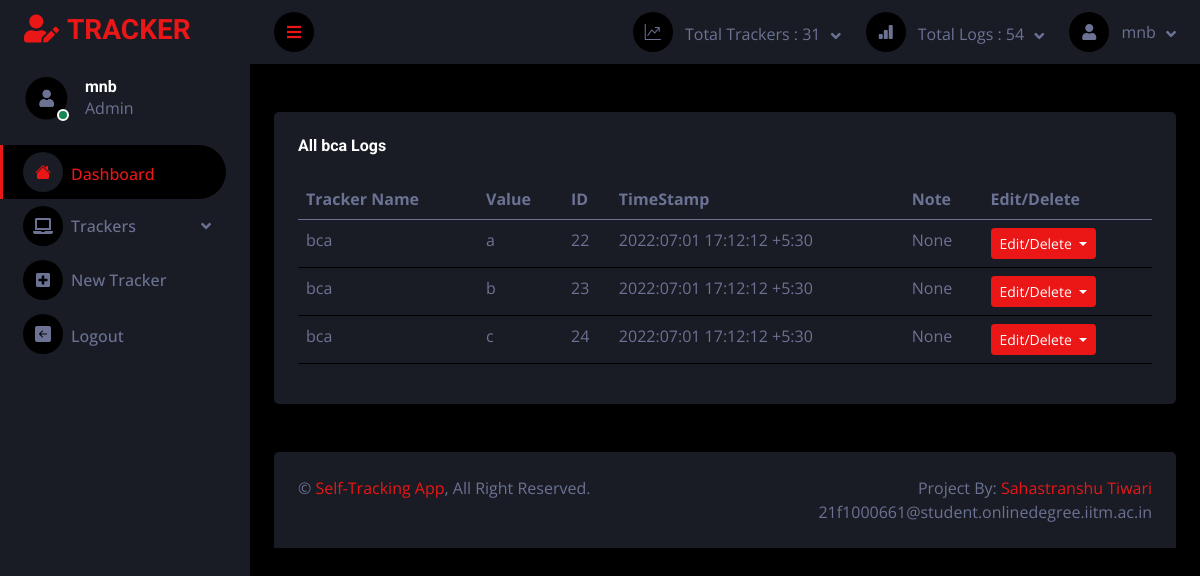
Page /showAllLogs/16 (signed in) on the committed database.
### app.py (models this page shows)
class User( db.Model, UserMixin):
    id =db.Column(db.Integer, primary_key=True)
    email=db.Column(db.String(150),unique=True)
    password=db.Column(db.String(150),nullable=False)
    name=db.Column(db.String(150),nullable=False)
    trackers=db.relationship('Tracker')
    logs=db.relationship('Log')

class Tracker(db.Model):
    id =db.Column(db.Integer, primary_key=True)
    name=db.Column(db.String(150),nullable=False)
    description=db.Column(db.String(25000))
    type=db.Column(db.String(150),nullable=False)
    settings=db.Column(db.String(15000))
    user_id=db.Column(db.Integer,db.ForeignKey('user.id'))
    logs=db.relationship('Log',cascade="all, delete")

class Log(db.Model):
    id =db.Column(db.Integer, primary_key=True)
    value=db.Column(db.String(150),nullable=False)
    note=db.Column(db.String(25000))
    time=db.Column(db.String(150),default=datetime.now().strftime('%Y-%m-%dT%H:%M:%S %Z %z'))
    user_id=db.Column(db.Integer,db.ForeignKey('user.id'))
    tracker_id=db.Column(db.Integer,db.ForeignKey('tracker.id'))

### app.py (the view)
@app.route("/showAllLogs/<int:id>")
def showAllLogsT(id):
    curr_tkr=Tracker.query.filter_by(id=id).first()
    return render_template('showAll.html',user=current_user,tkr=curr_tkr)

### app.py (called while the page is built)
@login_manager.user_loader
def load_user(id):
    return User.query.get(int(id))

### templates/showAll.html (shortened to what this page needs)
{% extends 'base.html' %}
{% block body %}
{% if tkr==-1 %}
<div class="container-fluid pt-4 px-4">
    <div class="bg-secondary rounded h-100 p-4">
        <div class="d-flex align-items-center justify-content-between mb-4">
            <h6 class="mb-0">All Trackers</h6>
        </div>
        <table class="table text-start align-middle table-bordered table-hover mb-0">
            <thead>
                <tr class="text-white">
                    <th scope="col">Name</th>
                    <th scope="col">ID</th>
                    <th scope="col">Type</th>
                    <th scope="col">Description</th>
                    <th scope="col">Details</th>
                </tr>
            </thead>
            <tbody>
                {% for tracker in user.trackers %}
                <tr>
                    <td>{{tracker.name}}</td>
                    <td>{{tracker.id}}</td>
                    <td>{{tracker.type}}</td>
                    <td>{{tracker.description}}</td>
                    <td><a class="btn btn-sm btn-primary" href="/tracker/{{tracker.id}}">Detail</a></td>
                </tr>
                {% endfor %}
            </tbody>
        </table>
    </div>
</div>
{% else %}
<div class="container-fluid pt-5 px-4">
    <div class="row g-4">
      <div class="col-12">
        <div class="bg-secondary rounded h-100 p-4">
          <div class="d-flex align-items-center justify-content-between mb-4">
            <h6 class="mb-0">All {{tkr.name}} Logs</h6>
          </div>
          <div class="table">
            <table class="table">
              <thead>
                <tr>
                  <th scope="col">Tracker Name</th>
                  <th scope="col">Value</th>
                  <th scope="col">ID</th>
                  <th scope="col">TimeStamp</th>
                  <th scope="col">Note</th>
                  <th scope="col">Edit/Delete</th>
                </tr>
              </thead>
              <tbody>
                {% for log in tkr.logs %}
                <tr>
                  <td>{{tkr.name}}</td>
                  <td>{{log.value}}</td>
                  <td>{{log.id}}</td>
                  <td>{{log.time}}</td>
                  <td>{{log.note}}</td>
                  <td>
                    <div class="btn-group">
                      <button type="button" class="btn btn-sm btn-primary dropdown-toggle" data-bs-toggle="dropdown"
                        aria-haspopup="true" aria-expanded="false">
                        Edit/Delete
                      </button>
                    </div>
                  </td>
                </tr>
                {% endfor %}
              </tbody>
            </table>
          </div>
        </div>
      </div>
    </div>
  </div>
{% endif %}
{% endblock body %}

### templates/base.html (shortened to what this page needs)
<!DOCTYPE html>
<html lang="en">
<head>
  <link href="https://cdnjs.cloudflare.com/ajax/libs/font-awesome/5.10.0/css/all.min.css" rel="stylesheet">
  <link href="https://cdn.jsdelivr.net/npm/bootstrap-icons@1.4.1/font/bootstrap-icons.css" rel="stylesheet">
  <link href="/static/lib/tempusdominus/css/tempusdominus-bootstrap-4.min.css" rel="stylesheet" />
  <link href="/static/css/bootstrap.min.css" rel="stylesheet">
  <link href="/static/css/style.css" rel="stylesheet">
</head>
<body>
  <div class="container-fluid position-relative d-flex p-0">
    <div class="sidebar pe-4 pb-3">
      <nav class="navbar bg-secondary navbar-dark">
        <a href="/" class="navbar-brand mx-4 mb-3">
          <h3 class="text-primary"><i class="fa fa-user-edit me-2"></i>TRACKER</h3>
        </a>
        <div class="d-flex align-items-center ms-4 mb-4">
          <div class="position-relative">
            <img class="rounded-circle" src="/static/img/zxc.jpg" alt="" style="width: 45px; height: 45px;">
            <div class="bg-success rounded-circle border border-2 border-white position-absolute end-0 bottom-0 p-1">
            </div>
          </div>
          <div class="ms-3">
            <h6 class="mb-0">{{user.name}}</h6>
            <span>Admin</span>
          </div>
        </div>
        <div class="navbar-nav w-100">
          <a href="/" class="nav-item nav-link active"><i class="bi bi-house-fill me-2"></i>Dashboard</a>
          <div class="nav-item dropdown">
            <a href="#" class="nav-link dropdown-toggle" data-bs-toggle="dropdown"><i
                class="fa fa-laptop me-2"></i>Trackers</a>
          </div>
          <a href='/addTracker' class="nav-item nav-link"><i class="fa fa-plus-square me-2"></i>New Tracker</a>
          <a href="/signout" class="nav-item nav-link"><i class="bi bi-arrow-left-square-fill me-2"></i>Logout</a>
        </div>
      </nav>
    </div>
    <div class="content">
      <nav class="navbar navbar-expand bg-secondary navbar-dark sticky-top px-4 py-0">
        <a href="#" class="sidebar-toggler flex-shrink-0">
          <i class="fa fa-bars"></i>
        </a>
        <div class="navbar-nav align-items-center ms-auto">
          <div class="nav-item dropdown">
            <a href="#" class="nav-link dropdown-toggle" data-bs-toggle="dropdown">
              <i class="bi bi-graph-up me-lg-2"></i>
              <span class="d-none d-lg-inline-flex">Total Trackers : {{user.trackers|count}}</span>
            </a>
          </div>
          <div class="nav-item dropdown">
            <a href="#" class="nav-link dropdown-toggle" data-bs-toggle="dropdown">
              <i class="bi bi-bar-chart-fill me-lg-2"></i>
              <span class="d-none d-lg-inline-flex">Total Logs : {{user.logs|length}}</span>
            </a>
          </div>
          <div class="nav-item dropdown">
            <a href="#" class="nav-link dropdown-toggle" data-bs-toggle="dropdown">
              <i class="fa fa-user me-lg-2"></i>
              <span class="d-none d-lg-inline-flex">{{user.name}}</span>
            </a>
          </div>
        </div>
      </nav>
      {% block body %}
      {% endblock body %}
      <div class="container-fluid pt-5 px-4">
        <div class="bg-secondary rounded-top p-4">
          <div class="row">
            <div class="col-12 col-sm-6 text-center text-sm-start">
              &copy; <a href="#">Self-Tracking App</a>, All Right Reserved.
            </div>
            <div class="col-12 col-sm-6 text-center text-sm-end">
              Project By: <a href="#">Sahastranshu Tiwari</a>
              <br> <a>21f1000661@student.onlinedegree.iitm.ac.in</a>
            </div>
          </div>
        </div>
      </div>
</body>
</html>

### static/css/style.css (style rules this page uses)
:root { --primary: #EB1616; --secondary: #191C24; --light: #6C7293; --dark: #000000; }
.btn { transition: .5s; }
.sidebar { position: fixed; top: 0; left: 0; bottom: 0; width: 250px; height: 100vh; overflow-y: auto; background: var(--secondary); transition: 0.5s; z-index: 999; }
.content { margin-left: 250px; min-height: 100vh; background: var(--dark); transition: 0.5s; }
@media (min-width: 992px) { .sidebar { margin-left: 0; } }
@media (min-width: 992px) { .content { width: calc(100% - 250px); } }
.sidebar .navbar .navbar-nav .nav-link { padding: 7px 20px; color: var(--light); font-weight: 500; border-left: 3px solid var(--secondary); border-radius: 0 30px 30px 0; outline: none; }
.sidebar .navbar .navbar-nav .nav-link:hover, .sidebar .navbar .navbar-nav .nav-link.active { color: var(--primary); background: var(--dark); border-color: var(--primary); }
.sidebar .navbar .navbar-nav .nav-link i { width: 40px; height: 40px; display: inline-flex; align-items: center; justify-content: center; background: var(--dark); border-radius: 40px; }
.sidebar .navbar .navbar-nav .nav-link:hover i, .sidebar .navbar .navbar-nav .nav-link.active i { background: var(--secondary); }
.sidebar .navbar .dropdown-toggle::after { position: absolute; top: 15px; right: 15px; border: none; content: "\f107"; font-family: "Font Awesome 5 Free"; font-weight: 900; transition: .5s; }
.content .navbar .navbar-nav .nav-link { margin-left: 25px; padding: 12px 0; color: var(--light); outline: none; }
.content .navbar .sidebar-toggler, .content .navbar .navbar-nav .nav-link i { width: 40px; height: 40px; display: inline-flex; align-items: center; justify-content: center; background: var(--dark); border-radius: 40px; }
.content .navbar .dropdown-toggle::after { margin-left: 6px; vertical-align: middle; border: none; content: "\f107"; font-family: "Font Awesome 5 Free"; font-weight: 900; transition: .5s; }

### rows in the picture
User: name "mnb"
Tracker: name "bca"
Log: value "a", id "22", time "2022:07:01 17:12:12 +5:30", note "None"
Log: value "b", id "23", time "2022:07:01 17:12:12 +5:30", note "None"
Log: value "c", id "24", time "2022:07:01 17:12:12 +5:30", note "None"

### other values in the picture
{{ user.trackers|count }} "31"
{{ user.logs|length }} "54"
